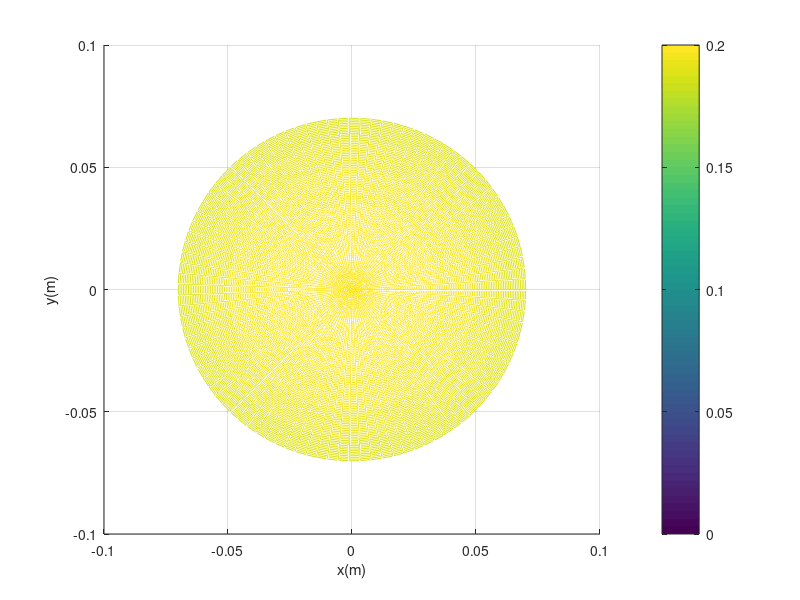

Reproduce this figure in MATLAB.
clc
clear all
close all

colormap hsv
figure; hold on
angle = 41/180*pi;
alpha = 30/180*pi;
L = .2;
G = [0, 0, 0]
for radius = 0:.01:L
    theta = linspace(0,2*pi);
%     phi = linspace(0,pi/2);
    phi = linspace((pi-angle)/2,pi/2);
    [theta,phi] = meshgrid(theta,phi);
    [xs,ys,zs] = sph2cart(theta,phi,radius);
    mesh(xs+G(1),ys+G(2),zs+G(3));
%     mesh(xs+G(1)+.1,ys+G(2),zs+G(3));
%     mesh(xs,ys,zs);
    
%     mesh(xs+G(1),ys+G(2),zs+G(3));
end
colorbar
%     mesh(xs+G(1),ys+G(2),-zs+G(3))
    
hold off;
grid on;
xlabel('x(m)')
ylabel('y(m)')
zlabel('z(m)')
zlim([0 L]);